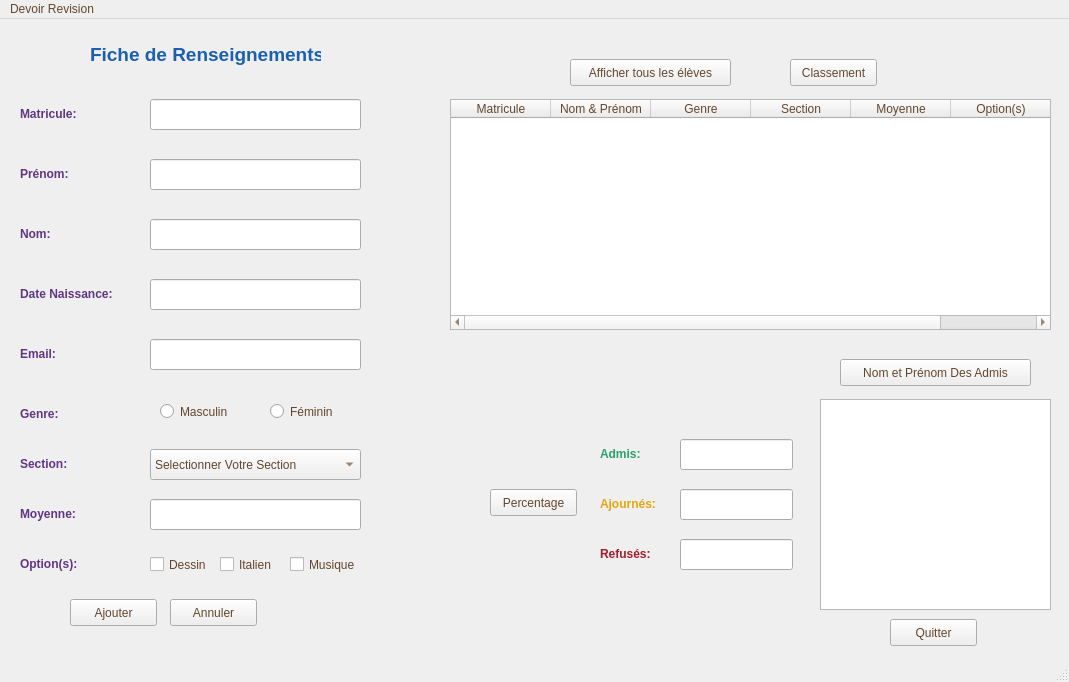
<?xml version="1.0" encoding="UTF-8"?>
<ui version="4.0">
 <class>MainWindow</class>
 <widget class="QMainWindow" name="MainWindow">
  <property name="geometry">
   <rect>
    <x>0</x>
    <y>0</y>
    <width>1069</width>
    <height>682</height>
   </rect>
  </property>
  <property name="windowTitle">
   <string>MainWindow</string>
  </property>
  <property name="styleSheet">
   <string notr="true">color: rgb(99, 69, 44);</string>
  </property>
  <widget class="QWidget" name="centralwidget">
   <widget class="QLabel" name="label">
    <property name="geometry">
     <rect>
      <x>90</x>
      <y>20</y>
      <width>231</width>
      <height>31</height>
     </rect>
    </property>
    <property name="text">
     <string>&lt;html&gt;&lt;head/&gt;&lt;body&gt;&lt;p&gt;&lt;span style=&quot; font-size:14pt; font-weight:600; color:#1a5fb4;&quot;&gt;Fiche de Renseignements&lt;/span&gt;&lt;/p&gt;&lt;/body&gt;&lt;/html&gt;</string>
    </property>
   </widget>
   <widget class="QLabel" name="label_2">
    <property name="geometry">
     <rect>
      <x>20</x>
      <y>80</y>
      <width>71</width>
      <height>31</height>
     </rect>
    </property>
    <property name="text">
     <string>&lt;html&gt;&lt;head/&gt;&lt;body&gt;&lt;p&gt;&lt;span style=&quot; font-weight:600; color:#613583;&quot;&gt;Matricule:&lt;/span&gt;&lt;/p&gt;&lt;/body&gt;&lt;/html&gt;</string>
    </property>
   </widget>
   <widget class="QLabel" name="label_3">
    <property name="geometry">
     <rect>
      <x>20</x>
      <y>140</y>
      <width>66</width>
      <height>31</height>
     </rect>
    </property>
    <property name="text">
     <string>&lt;html&gt;&lt;head/&gt;&lt;body&gt;&lt;p&gt;&lt;span style=&quot; font-weight:600; color:#613583;&quot;&gt;Prénom:&lt;/span&gt;&lt;/p&gt;&lt;/body&gt;&lt;/html&gt;</string>
    </property>
   </widget>
   <widget class="QLabel" name="label_4">
    <property name="geometry">
     <rect>
      <x>20</x>
      <y>200</y>
      <width>66</width>
      <height>31</height>
     </rect>
    </property>
    <property name="text">
     <string>&lt;html&gt;&lt;head/&gt;&lt;body&gt;&lt;p&gt;&lt;span style=&quot; font-weight:600; color:#613583;&quot;&gt;Nom:&lt;/span&gt;&lt;/p&gt;&lt;/body&gt;&lt;/html&gt;</string>
    </property>
   </widget>
   <widget class="QLabel" name="label_5">
    <property name="geometry">
     <rect>
      <x>20</x>
      <y>260</y>
      <width>111</width>
      <height>31</height>
     </rect>
    </property>
    <property name="text">
     <string>&lt;html&gt;&lt;head/&gt;&lt;body&gt;&lt;p&gt;&lt;span style=&quot; font-weight:600; color:#613583;&quot;&gt;Date Naissance:&lt;/span&gt;&lt;/p&gt;&lt;/body&gt;&lt;/html&gt;</string>
    </property>
   </widget>
   <widget class="QLabel" name="label_6">
    <property name="geometry">
     <rect>
      <x>20</x>
      <y>320</y>
      <width>51</width>
      <height>31</height>
     </rect>
    </property>
    <property name="text">
     <string>&lt;html&gt;&lt;head/&gt;&lt;body&gt;&lt;p&gt;&lt;span style=&quot; font-weight:600; color:#613583;&quot;&gt;Email:&lt;/span&gt;&lt;/p&gt;&lt;/body&gt;&lt;/html&gt;</string>
    </property>
   </widget>
   <widget class="QLabel" name="label_7">
    <property name="geometry">
     <rect>
      <x>20</x>
      <y>380</y>
      <width>51</width>
      <height>31</height>
     </rect>
    </property>
    <property name="text">
     <string>&lt;html&gt;&lt;head/&gt;&lt;body&gt;&lt;p&gt;&lt;span style=&quot; font-weight:600; color:#613583;&quot;&gt;Genre:&lt;/span&gt;&lt;/p&gt;&lt;/body&gt;&lt;/html&gt;</string>
    </property>
   </widget>
   <widget class="QLabel" name="label_8">
    <property name="geometry">
     <rect>
      <x>20</x>
      <y>430</y>
      <width>61</width>
      <height>31</height>
     </rect>
    </property>
    <property name="text">
     <string>&lt;html&gt;&lt;head/&gt;&lt;body&gt;&lt;p&gt;&lt;span style=&quot; font-weight:600; color:#613583;&quot;&gt;Section:&lt;/span&gt;&lt;/p&gt;&lt;/body&gt;&lt;/html&gt;</string>
    </property>
   </widget>
   <widget class="QLabel" name="label_9">
    <property name="geometry">
     <rect>
      <x>20</x>
      <y>480</y>
      <width>71</width>
      <height>31</height>
     </rect>
    </property>
    <property name="text">
     <string>&lt;html&gt;&lt;head/&gt;&lt;body&gt;&lt;p&gt;&lt;span style=&quot; font-weight:600; color:#613583;&quot;&gt;Moyenne:&lt;/span&gt;&lt;/p&gt;&lt;/body&gt;&lt;/html&gt;</string>
    </property>
   </widget>
   <widget class="QLabel" name="label_10">
    <property name="geometry">
     <rect>
      <x>20</x>
      <y>530</y>
      <width>71</width>
      <height>31</height>
     </rect>
    </property>
    <property name="text">
     <string>&lt;html&gt;&lt;head/&gt;&lt;body&gt;&lt;p&gt;&lt;span style=&quot; font-weight:600; color:#613583;&quot;&gt;Option(s):&lt;/span&gt;&lt;/p&gt;&lt;/body&gt;&lt;/html&gt;</string>
    </property>
   </widget>
   <widget class="QPushButton" name="b_ajouter">
    <property name="geometry">
     <rect>
      <x>70</x>
      <y>580</y>
      <width>87</width>
      <height>27</height>
     </rect>
    </property>
    <property name="styleSheet">
     <string notr="true">color: rgb(99, 69, 44);</string>
    </property>
    <property name="text">
     <string>Ajouter</string>
    </property>
   </widget>
   <widget class="QPushButton" name="b_annuler">
    <property name="geometry">
     <rect>
      <x>170</x>
      <y>580</y>
      <width>87</width>
      <height>27</height>
     </rect>
    </property>
    <property name="styleSheet">
     <string notr="true">color: rgb(99, 69, 44);</string>
    </property>
    <property name="text">
     <string>Annuler</string>
    </property>
   </widget>
   <widget class="QLineEdit" name="matricule">
    <property name="geometry">
     <rect>
      <x>150</x>
      <y>80</y>
      <width>211</width>
      <height>31</height>
     </rect>
    </property>
   </widget>
   <widget class="QLineEdit" name="prenom">
    <property name="geometry">
     <rect>
      <x>150</x>
      <y>140</y>
      <width>211</width>
      <height>31</height>
     </rect>
    </property>
   </widget>
   <widget class="QLineEdit" name="nom">
    <property name="geometry">
     <rect>
      <x>150</x>
      <y>200</y>
      <width>211</width>
      <height>31</height>
     </rect>
    </property>
   </widget>
   <widget class="QLineEdit" name="daten">
    <property name="geometry">
     <rect>
      <x>150</x>
      <y>260</y>
      <width>211</width>
      <height>31</height>
     </rect>
    </property>
   </widget>
   <widget class="QLineEdit" name="email">
    <property name="geometry">
     <rect>
      <x>150</x>
      <y>320</y>
      <width>211</width>
      <height>31</height>
     </rect>
    </property>
   </widget>
   <widget class="QRadioButton" name="r_masculin">
    <property name="geometry">
     <rect>
      <x>160</x>
      <y>380</y>
      <width>81</width>
      <height>25</height>
     </rect>
    </property>
    <property name="text">
     <string>Masculin</string>
    </property>
   </widget>
   <widget class="QRadioButton" name="r_feminin">
    <property name="geometry">
     <rect>
      <x>270</x>
      <y>380</y>
      <width>81</width>
      <height>25</height>
     </rect>
    </property>
    <property name="text">
     <string>Féminin</string>
    </property>
   </widget>
   <widget class="QComboBox" name="section">
    <property name="geometry">
     <rect>
      <x>150</x>
      <y>430</y>
      <width>211</width>
      <height>31</height>
     </rect>
    </property>
    <item>
     <property name="text">
      <string>Selectionner Votre Section</string>
     </property>
    </item>
    <item>
     <property name="text">
      <string>Sciences Informatiques</string>
     </property>
    </item>
    <item>
     <property name="text">
      <string>Sciences Expérimentales</string>
     </property>
    </item>
    <item>
     <property name="text">
      <string>Mathématiques</string>
     </property>
    </item>
    <item>
     <property name="text">
      <string>Techniques</string>
     </property>
    </item>
    <item>
     <property name="text">
      <string>Lettres</string>
     </property>
    </item>
    <item>
     <property name="text">
      <string>Economie Gestion</string>
     </property>
    </item>
    <item>
     <property name="text">
      <string>Sport</string>
     </property>
    </item>
   </widget>
   <widget class="QCheckBox" name="c_dessin">
    <property name="geometry">
     <rect>
      <x>150</x>
      <y>530</y>
      <width>71</width>
      <height>31</height>
     </rect>
    </property>
    <property name="text">
     <string>Dessin</string>
    </property>
   </widget>
   <widget class="QCheckBox" name="c_italien">
    <property name="geometry">
     <rect>
      <x>220</x>
      <y>530</y>
      <width>61</width>
      <height>31</height>
     </rect>
    </property>
    <property name="text">
     <string>Italien</string>
    </property>
   </widget>
   <widget class="QCheckBox" name="c_musique">
    <property name="geometry">
     <rect>
      <x>290</x>
      <y>530</y>
      <width>81</width>
      <height>31</height>
     </rect>
    </property>
    <property name="text">
     <string>Musique</string>
    </property>
   </widget>
   <widget class="QLineEdit" name="moyenne">
    <property name="geometry">
     <rect>
      <x>150</x>
      <y>480</y>
      <width>211</width>
      <height>31</height>
     </rect>
    </property>
   </widget>
   <widget class="QPushButton" name="b_aff_tous_elev">
    <property name="geometry">
     <rect>
      <x>570</x>
      <y>40</y>
      <width>161</width>
      <height>27</height>
     </rect>
    </property>
    <property name="text">
     <string>Afficher tous les élèves</string>
    </property>
   </widget>
   <widget class="QPushButton" name="b_classement">
    <property name="geometry">
     <rect>
      <x>790</x>
      <y>40</y>
      <width>87</width>
      <height>27</height>
     </rect>
    </property>
    <property name="text">
     <string>Classement</string>
    </property>
   </widget>
   <widget class="QTableWidget" name="t_toute_eleves">
    <property name="geometry">
     <rect>
      <x>450</x>
      <y>80</y>
      <width>601</width>
      <height>231</height>
     </rect>
    </property>
    <attribute name="horizontalHeaderStretchLastSection">
     <bool>true</bool>
    </attribute>
    <column>
     <property name="text">
      <string>Matricule</string>
     </property>
    </column>
    <column>
     <property name="text">
      <string>Nom &amp; Prénom</string>
     </property>
    </column>
    <column>
     <property name="text">
      <string>Genre</string>
     </property>
    </column>
    <column>
     <property name="text">
      <string>Section</string>
     </property>
    </column>
    <column>
     <property name="text">
      <string>Moyenne</string>
     </property>
    </column>
    <column>
     <property name="text">
      <string>Option(s)</string>
     </property>
    </column>
   </widget>
   <widget class="QPushButton" name="b_nompre_admis">
    <property name="geometry">
     <rect>
      <x>840</x>
      <y>340</y>
      <width>191</width>
      <height>27</height>
     </rect>
    </property>
    <property name="text">
     <string>Nom et Prénom Des Admis</string>
    </property>
   </widget>
   <widget class="QPushButton" name="b_percentage">
    <property name="geometry">
     <rect>
      <x>490</x>
      <y>470</y>
      <width>87</width>
      <height>27</height>
     </rect>
    </property>
    <property name="styleSheet">
     <string notr="true">color: rgb(99, 69, 44);</string>
    </property>
    <property name="text">
     <string>Percentage</string>
    </property>
   </widget>
   <widget class="QListWidget" name="l_eleve_admis">
    <property name="geometry">
     <rect>
      <x>820</x>
      <y>380</y>
      <width>231</width>
      <height>211</height>
     </rect>
    </property>
   </widget>
   <widget class="QPushButton" name="b_quitter">
    <property name="geometry">
     <rect>
      <x>890</x>
      <y>600</y>
      <width>87</width>
      <height>27</height>
     </rect>
    </property>
    <property name="text">
     <string>Quitter</string>
    </property>
   </widget>
   <widget class="QLabel" name="label_11">
    <property name="geometry">
     <rect>
      <x>600</x>
      <y>420</y>
      <width>66</width>
      <height>31</height>
     </rect>
    </property>
    <property name="text">
     <string>&lt;html&gt;&lt;head/&gt;&lt;body&gt;&lt;p&gt;&lt;span style=&quot; font-weight:600; color:#26a269;&quot;&gt;Admis:&lt;/span&gt;&lt;/p&gt;&lt;/body&gt;&lt;/html&gt;</string>
    </property>
   </widget>
   <widget class="QLabel" name="label_12">
    <property name="geometry">
     <rect>
      <x>600</x>
      <y>470</y>
      <width>66</width>
      <height>31</height>
     </rect>
    </property>
    <property name="text">
     <string>&lt;html&gt;&lt;head/&gt;&lt;body&gt;&lt;p&gt;&lt;span style=&quot; font-weight:600; color:#e5a50a;&quot;&gt;Ajournés:&lt;/span&gt;&lt;/p&gt;&lt;/body&gt;&lt;/html&gt;</string>
    </property>
   </widget>
   <widget class="QLabel" name="label_13">
    <property name="geometry">
     <rect>
      <x>600</x>
      <y>520</y>
      <width>66</width>
      <height>31</height>
     </rect>
    </property>
    <property name="text">
     <string>&lt;html&gt;&lt;head/&gt;&lt;body&gt;&lt;p&gt;&lt;span style=&quot; font-weight:600; color:#a51d2d;&quot;&gt;Refusés:&lt;/span&gt;&lt;/p&gt;&lt;/body&gt;&lt;/html&gt;</string>
    </property>
   </widget>
   <widget class="QLineEdit" name="i_admis">
    <property name="geometry">
     <rect>
      <x>680</x>
      <y>420</y>
      <width>113</width>
      <height>31</height>
     </rect>
    </property>
   </widget>
   <widget class="QLineEdit" name="i_ajourne">
    <property name="geometry">
     <rect>
      <x>680</x>
      <y>470</y>
      <width>113</width>
      <height>31</height>
     </rect>
    </property>
   </widget>
   <widget class="QLineEdit" name="i_refuse">
    <property name="geometry">
     <rect>
      <x>680</x>
      <y>520</y>
      <width>113</width>
      <height>31</height>
     </rect>
    </property>
   </widget>
  </widget>
  <widget class="QMenuBar" name="menubar">
   <property name="geometry">
    <rect>
     <x>0</x>
     <y>0</y>
     <width>1069</width>
     <height>24</height>
    </rect>
   </property>
   <widget class="QMenu" name="menuDevoir_Revision">
    <property name="title">
     <string>Devoir Revision</string>
    </property>
   </widget>
   <addaction name="menuDevoir_Revision"/>
  </widget>
  <widget class="QStatusBar" name="statusbar"/>
 </widget>
 <resources/>
 <connections/>
</ui>
